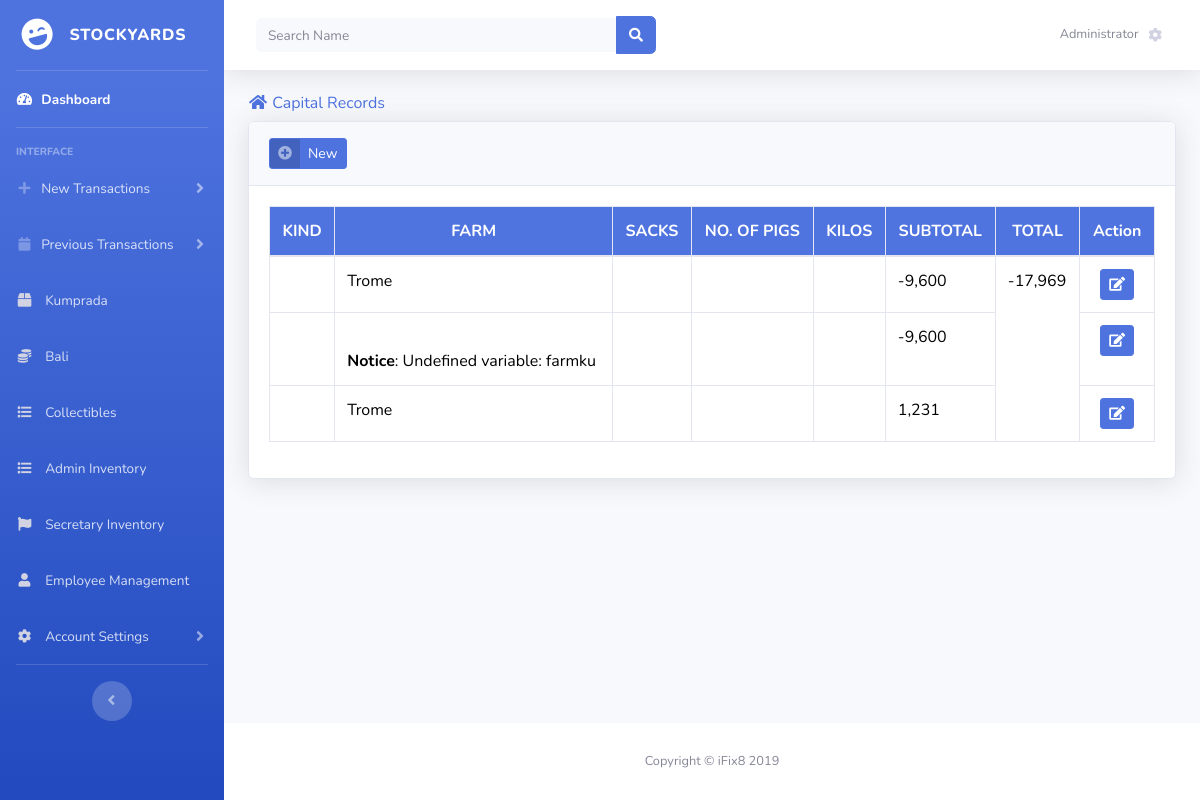
Page /admin/kapital.php on the earlier database version.
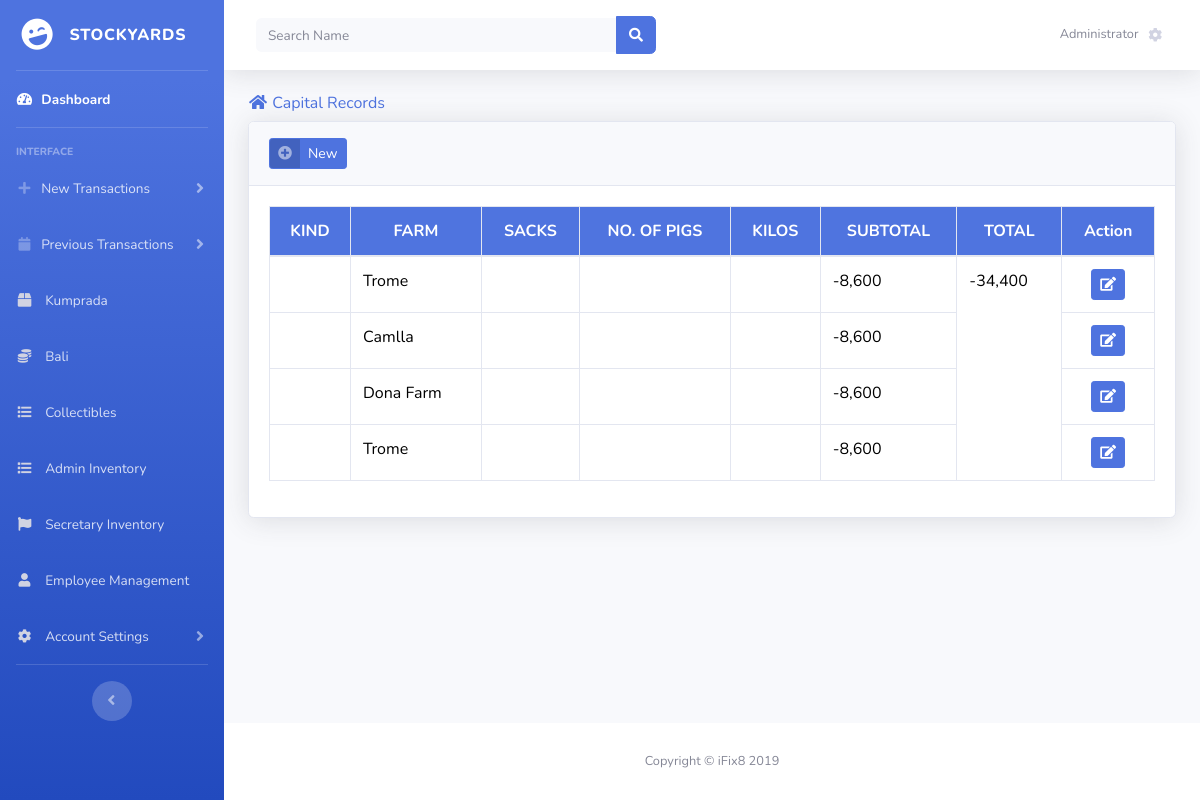
Same page on the later database version.
### tables this page shows
CREATE TABLE `kapital` (
  `id` int(11) NOT NULL,
  `date` varchar(50) NOT NULL,
  `farm` varchar(50) NOT NULL,
  `ss_heads` int(10) NOT NULL,
  `ss_kilos` int(10) NOT NULL,
  `ts_heads` int(10) NOT NULL,
  `ts_kilos` int(10) NOT NULL,
  `s_heads` int(10) NOT NULL,
  `s_kilos` int(10) NOT NULL,
  `s_feeds` int(10) NOT NULL,
  `rip` int(10) NOT NULL,
  `total` int(10) NOT NULL,
  `remittance` int(10) NOT NULL,
  `bali` int(10) NOT NULL,
  `collectible` int(10) NOT NULL,
  `transaction` int(10) NOT NULL
);

### admin/table-kapital.php (the view)
<?php
    if (isset($_GET['date'])) {
        $getDate = $_GET['date'];
        $sql = "SELECT * FROM kapital ORDER BY id DESC";
    } else {
        $sql = "SELECT * FROM kapital ORDER BY id DESC";
    }
$result = mysqli_query($link, $sql);
$data = mysqli_fetch_assoc($result);
?>
<?php if (empty($data)): ?>
    No Records Found.
<?php else: ?>
<div class="table-responsive">
    <table class="table table-bordered">
        <thead>
            <tr>
                <th>KIND</th>
                <th>FARM</th>
                <th>SACKS</th>
                <th>NO. OF PIGS</th>
                <th>KILOS</th>
                <th>SUBTOTAL</th>
                <th>TOTAL</th>
                <th>Action</th>
            </tr>
        </thead>
        <tbody>
            <?php
                $keyloop=1;
                $total=0;
                foreach ($result as $key => $value){ $keyloop += $key; $total+=$value['total']; }
                foreach ($result as $key => $value):
            ?>
                <tr>
                    <td><?php echo $value['kind']; ?></td>
                    <td><?php echo $value['farm']; ?></td>
                    <td><?php echo ($value['sacks'] == 0) ? '': $value['sacks']; ?></td>
                    <td><?php echo ($value['no_pigs'] == 0) ? '': $value['no_pigs']; ?></td>
                    <td><?php echo ($value['kilos'] == 0) ? '': $value['kilos']; ?></td>
                    <td><?php echo number_format($value['total']); ?></td>
                    <?php if ($key == 0): ?>
                        <td rowspan="<?php echo $keyloop; ?>">
                            <?php echo number_format($total); ?>
                        </td>
                    <?php endif; ?>
                    <td>
                        <center>
                                <button class="btn btn-primary btn-sm" data-namekey="<?php  echo $value['id']; ?>" data-toggle="modal" data-target="#kapitalModalEdit">
                                    <span class="icon ">
                                        <i class="fas fa-edit"></i>
                                    </span>
                                </button>
                            </center>
                    </td>
                </tr>
            <?php
                endforeach;
            ?>
        </tbody>
    </table>
</div>
<?php endif;?>

### admin/header.php (shortened to what this page needs)
<!DOCTYPE html>
<html lang="en">
<head>
  <link href="../vendor/fontawesome-free/css/all.min.css" rel="stylesheet" type="text/css">
  <link href="../css/mystyle.css" rel="stylesheet">
  <link href="../css/sb-admin-2.min.css" rel="stylesheet">
  <link href="../vendor/datatables/dataTables.bootstrap4.min.css" rel="stylesheet">
</head>
<body id="page-top">
  <div id="wrapper">
    <ul class="navbar-nav bg-gradient-primary sidebar sidebar-dark accordion" id="accordionSidebar">
      <a class="sidebar-brand d-flex align-items-center justify-content-center" href="dashboard.php">
        <div class="sidebar-brand-icon rotate-n-15">
          <i class="fas fa-laugh-wink"></i>
        </div>
        <div class="sidebar-brand-text mx-3">Stockyards</div>
      </a>
      <hr class="sidebar-divider my-0">
      <li class="nav-item active">
        <a class="nav-link" href="dashboard.php">
          <i class="fas fa-fw fa-tachometer-alt"></i>
          <span>Dashboard</span></a>
      </li>
      <hr class="sidebar-divider">
      <div class="sidebar-heading">
        Interface
      </div>
      <li class="nav-item">
        <a class="nav-link collapsed" href="#" data-toggle="collapse" data-target="#collapseTwo" aria-expanded="true" aria-controls="collapseTwo">
          <i class="fas fa-fw fa-plus"></i>
          <span>New Transactions</span>
        </a>
      </li>
      <li class="nav-item">
        <a class="nav-link collapsed" href="#" data-toggle="collapse" data-target="#collapseUtilities" aria-expanded="true" aria-controls="collapseUtilities">
          <i class="fas fa-fw fa-calendar"></i>
          <span>Previous Transactions</span>
        </a>
      </li>
    <li class="nav-item">
      <a class="nav-link" href="kumprada.php"><i class="fas fa-fw fa-box fa-sm fa-fw mr-2 text-gray-400"></i>
        <span>Kumprada</span>
      </a>
    </li>
    <li class="nav-item">
      <a class="nav-link" href="bali.php"><i class="fas fa-fw fa-coins fa-sm fa-fw mr-2 text-gray-400"></i>
        <span>Bali</span>
      </a>
    </li>
    <li class="nav-item">
      <a class="nav-link" href="collectibles.php"><i class="fas fa-fw fa-list fa-sm fa-fw mr-2 text-gray-400"></i>
        <span> Collectibles </span>
      </a>
    </li>
    <li class="nav-item">
        <a class="nav-link" href="sumada.php"><i class="fas fa-fw fa-list fa-sm fa-fw mr-2 text-gray-400"></i> <span>Admin Inventory</span></a>
    </li>
    <li class="nav-item">
        <a class="nav-link" href="inventory.php"><i class="fas fa-fw fa-flag fa-sm fa-fw mr-2 text-gray-400"></i> <span>Secretary Inventory</span></a>
    </li>
    <li class="nav-item">
      <a class="nav-link" href="employee.php"><i class="fas fa-fw fa-user fa-sm fa-fw mr-2 text-gray-400"></i>
        <span>Employee Management</span>
      </a>
    </li>
    <li class="nav-item">
        <a class="nav-link collapsed" href="#" data-toggle="collapse" data-target="#accountManagement" aria-expanded="true" aria-controls="accountManagement">
          <i class="fas fa-cog fa-sm fa-fw mr-2 text-gray-400"></i>
          <span>Account Settings</span>
        </a>
    </li>
      <hr class="sidebar-divider">
      <div class="text-center d-none d-md-inline">
        <button class="rounded-circle border-0" id="sidebarToggle"></button>
      </div>
    </ul>
    <div id="content-wrapper" class="d-flex flex-column">
      <div id="content">
        <nav class="navbar navbar-expand navbar-light bg-white topbar mb-4 static-top shadow">
          <form class="d-none d-sm-inline-block form-inline mr-auto ml-md-3 my-2 my-md-0 mw-100 navbar-search" action="result.php" method="POST">
            <div class="input-group">
              <input type="text" class="form-control bg-light border-0 small" placeholder="Search Name" aria-label="Search" aria-describedby="basic-addon2" style="margin-top: 2px;" name="names">
              <div class="input-group-append">
                <button class="btn btn-primary" type="submit" name="searchname">
                  <i class="fas fa-search fa-sm"></i>
                </button>
              </div>
            </div>
          </form>
          <ul class="navbar-nav ml-auto">
            <li class="nav-item dropdown no-arrow">
              <a class="nav-link dropdown-toggle" href="#" id="userDropdown" role="button" data-toggle="dropdown" aria-haspopup="true" aria-expanded="false">
                <span class="mr-2 d-none d-lg-inline text-gray-600 small">Administrator</span>
                <i class="fas fa-cog fa-sm fa-fw mr-2 text-gray-400"></i>
              </a>
            </li>
          </ul>
        </nav>

### admin/kapital.php (shortened to what this page needs)
<?php include_once('header.php'); ?>
<div class="container-fluid">
            <h6 class=" text-primary pull-right"><i class="fas fa-fw fa-home"></i> Capital Records</h6>
          <div class="card shadow mb-4">
            <div class="card-header py-3">
<?php if (!isset($_GET['date'])): ?>
               <button class="btn btn-primary btn-sm btn-icon-split" data-toggle="modal" data-target="#kapitalModal">
                   <span class="icon text-white-50">
                      <i class="fas fa-plus-circle"></i>
                    </span>
                    <span class="text">New</span>
               </button>
<?php endif; ?>
            </div>
                    <div class="card-body">
                        <?php if (isset($_GET['date'])): ?>
                            <?php include 'table-kapital.php'; ?>
                        <?php else: ?>
                            <?php include 'table-kapital.php'; ?>
                        <?php endif; ?>
                    </div>
          </div>
   </div>
</div>
<?php include_once('footer.php'); ?>

### admin/footer.php (shortened to what this page needs)
      <footer class="sticky-footer bg-white">
        <div class="container my-auto">
          <div class="copyright text-center my-auto">
             <span>Copyright &copy; iFix8 2019</span>
          </div>
        </div>
      </footer>
    </div>
  </div>
</body>
</html>

### admin/header.php (style rules this page uses)
thead { text-align: center; background-color: #4f74df; color: white; }
tbody { color: black; }

Differences in the rows shown:
removed kapital: farm "Trome", total "-9,600", total "-17,969"
added kapital: farm "Trome", total "-8,600", total "-34,400"
added kapital: farm "Camlla", total "-8,600"
changed kapital: farm "Notice : Undefined variable: farmku" → "Dona Farm"; total "-9,600" → "-8,600"
changed kapital (number 4 of 4 on the later page): total "1,231" → "-8,600"
